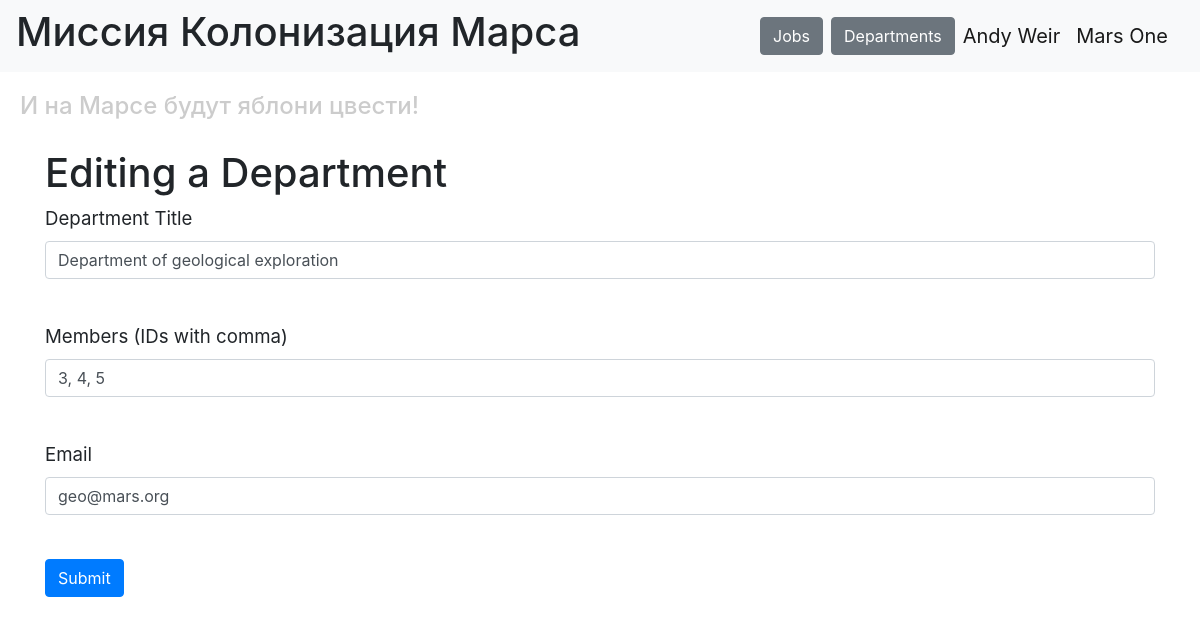
The page /edit_department/1 (signed in) on the database its author committed.
### data/users.py (models this page shows, shortened)
class User(SqlAlchemyBase, UserMixin):
    __tablename__ = 'users'
    id = sa.Column(sa.Integer, primary_key=True, autoincrement=True)
    surname = sa.Column(sa.String, nullable=True)
    name = sa.Column(sa.String, nullable=True)
    age = sa.Column(sa.Integer, nullable=True)
    position = sa.Column(sa.String, nullable=True)
    speciality = sa.Column(sa.String, nullable=True)
    address = sa.Column(sa.String, nullable=True)
    email = sa.Column(sa.String, index=True, unique=True, nullable=True)
    hashed_password = sa.Column(sa.String, nullable=True)
    modifed_date = sa.Column(sa.DateTime, default=datetime.datetime.now)
    jobs = orm.relationship("Jobs", back_populates="user")
    departments = orm.relationship("Department", back_populates="user")

### data/departments.py (models this page shows)
class Department(SqlAlchemyBase):
    __tablename__ = 'departments'
    id = sa.Column(sa.Integer, primary_key=True, autoincrement=True)  # autoincrement=True
    title = sa.Column(sa.String, nullable=True)
    chief = sa.Column(sa.Integer, sa.ForeignKey("users.id"))
    members = sa.Column(sa.String, nullable=True)
    email = sa.Column(sa.String, index=True, unique=True, nullable=True)
    user = orm.relationship('User')

### main.py (the view)
@app.route('/edit_department/<int:department_id>', methods=['GET', 'POST'])
@login_required
def edit_department(department_id):
    form = DepartmentForm()
    db_sess = db_session.create_session()
    department = db_sess.query(Department).filter(Department.id == department_id).first()
    if not department:
        return render_template('error.html', message='Department not found')
    if current_user.id != 1 and department.chief != current_user.id:
        return render_template('error.html', message='You do not have permission to edit this department')
    if form.validate_on_submit():
        department.title = form.title.data
        department.members = form.members.data
        department.email = form.email.data
        db_sess.commit()
        return redirect('/departments')
    form.title.data = department.title
    form.members.data = department.members
    form.email.data = department.email
    return render_template('department_form.html', title='Editing a Department', form=form)

### data/department_form.py
class DepartmentForm(FlaskForm):
    title = StringField('Department Title', validators=[DataRequired()])
    members = StringField('Members (IDs with comma)', validators=[DataRequired()])
    email = StringField('Email', validators=[DataRequired()])
    submit = SubmitField('Submit')

### data/db_session.py (called while the page is built)
def create_session() -> Session:
    global __factory
    return __factory()

### main.py (called while the page is built)
@login_manager.user_loader
def load_user(user_id):
    db_sess = db_session.create_session()
    return db_sess.query(User).get(user_id)

### templates/department_form.html (shortened to what this page needs)
{% extends "base.html" %}
{% block content %}
<h1>{{ title }}</h1>
<form action="" method="post">
    <p>
        {{ form.title.label }}<br>
        {{ form.title(class="form-control") }}<br>
    </p>
    <p>
        {{ form.members.label }}<br>
        {{ form.members(class="form-control") }}<br>
    </p>
    <p>
        {{ form.email.label }}<br>
        {{ form.email(class="form-control", type="email") }}<br>
    </p>
    <p>{{ form.submit(type="submit", class="btn btn-primary") }}</p>
</form>
{% endblock %}

### templates/base.html (shortened to what this page needs)
<!DOCTYPE html>
<html lang="en">
<head>
    <link rel="stylesheet" href="https://stackpath.bootstrapcdn.com/bootstrap/4.4.1/css/bootstrap.min.css"
>
    <link rel="stylesheet" type="text/css" href="../static/css/style.css"/>
</head>
<body>
<header>
    <nav class="navbar navbar-light bg-light">
        <h1>Миссия Колонизация Марса</h1>
        <div class="ml-auto d-flex align-items-center">
            <a href="/" class="btn btn-secondary mr-2">Jobs</a>
            <a href="/departments" class="btn btn-secondary mr-2">Departments</a>
            {% if current_user.is_authenticated %}
                <a class="navbar-brand" href="/logout">{{ current_user.name }} {{ current_user.surname }}</a>
            {% else %}
                <a class="btn btn-primary mr-2" href="/register">Register</a>
                <a class="btn btn-success" href="/login">Log in</a>
            {% endif %}
        </div>
        <a class="navbar-brand" href="#">Mars One</a>
    </nav>
    <h4>И на Марсе будут яблони цвести!</h4>
</header>
<main role="main" class="container">
    {% block content %}{% endblock %}
</main>
</body>
</html>

### static/css/style.css (style rules this page uses)
h4 { color: #cccccc; padding: 20px; }
p { font-size: 14pt; }

### rows shown on the page
User: name "Andy", surname "Weir"
Department: title "Department of geological exploration", members "3, 4, 5", email "geo@mars.org"

### other values the page prints
{{ title }} "Editing a Department"
